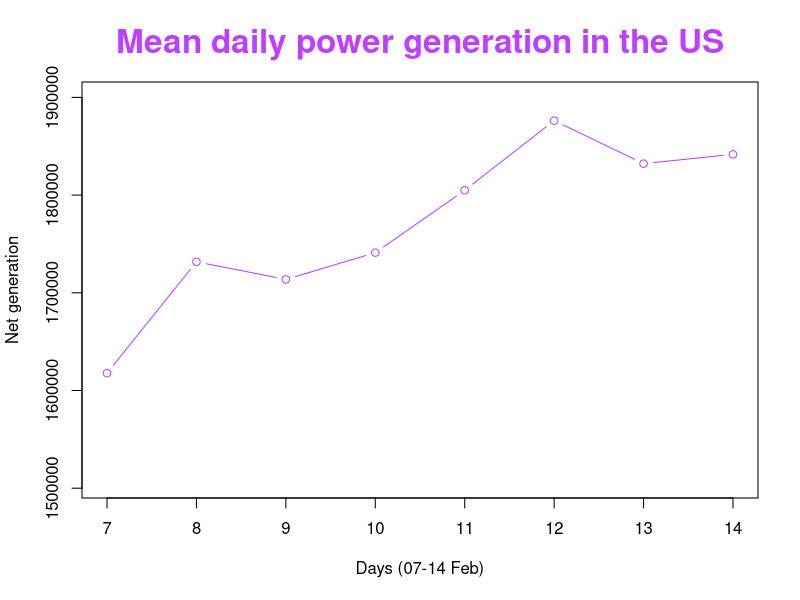
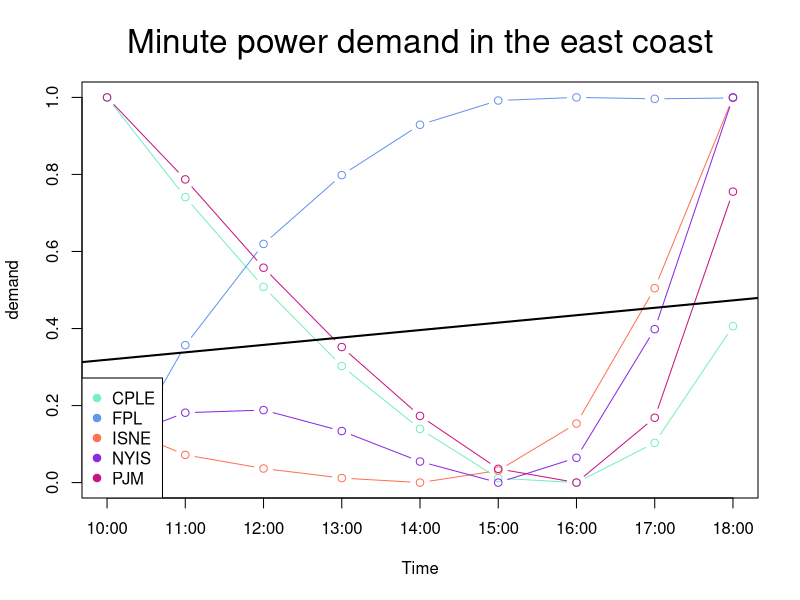
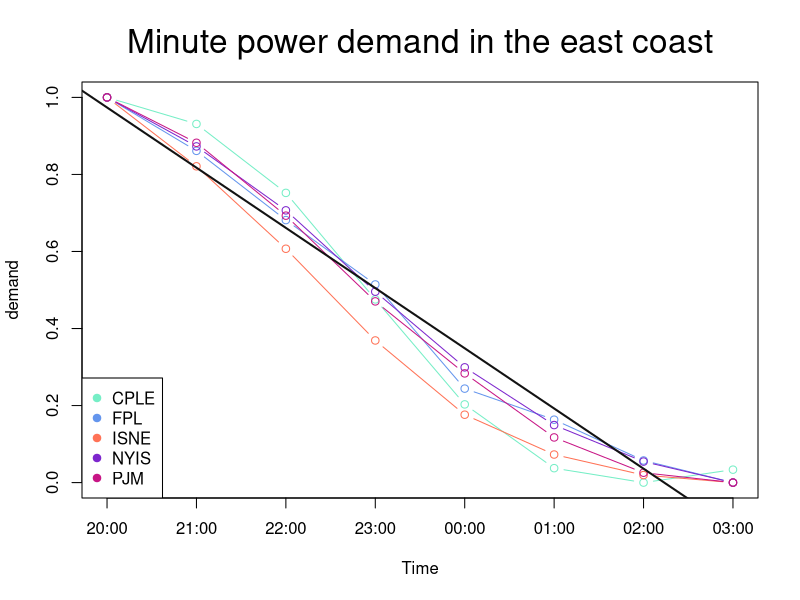

Source code (R) for these figures, in order:
## ---- chunk 1
#import libraries
install.packages("dplyr")
install.packages("tidyr")
install.packages("matrixcalc")
install.packages("zoo")
library(dplyr)
library(tidyr)
library(matrixcalc)
library(zoo)

## ---- chunk 2
#Reading Data
A <- read.delim("table.tsv")
A$DateTime <- as.POSIXct( A$megawatthours, tz = "EST", "%H:%M EST %m/%d/%Y" )

## ---- chunk 3
A<-distinct(A)
## ---- chunk 4
# The dimensions of the cube are the Power stations and the dimension of date time.
data_cube<- with(A,cbind(BPAT=Net.generation,CISO	=Net.generation.1, CPLE=Net.generation.2,ERCO= Net.generation.3, FPL=Net.generation.4,ISNE= Net.generation.5,MISO= Net.generation.6,
                         NYIS =Net.generation.7 , PACW=Net.generation.8 , PJM=Net.generation.9 ,United_States_Lower = Net.generation.10,Date=as.integer(format(as.Date(A[,'DateTime']), "%Y%m%d"))))
## ---- chunk 5
index<-which(data_cube[,'Date']>"20210206" & data_cube[,'Date']<"20210215" )
Silce_cube<-data_cube[index,]
## ---- chunk 6
temp<-data_cube[index,]
rownames(temp) <- c(temp[,"Date"])
temp<-temp[,colnames(temp)!="Date"]
roll_up <-  rowsum(temp,row.names(temp))
data_mean<-rowMeans(roll_up[,1:11]) #Daily average performance
## ---- chunk 7
data_frame<-tibble(data_mean)
days<- as.integer(substr(names(roll_up[,1]), nchar(names(roll_up[,1])) - 2 + 1, nchar(names(roll_up[,1]))) )

pdf(file = "Week3_Mean_daily_power.pdf",   
    width = 8, # The width of the plot in inches
    height = 5) # The height of the plot in inches


# create an empty plot
plot(1, type="n", xlab="", ylab="", xlim = c(days[1],days[8]), ylim=c(1505748 ,1900000 ))
# rearrange in a new, temporary dataframe
DF <- data.frame ( Time = days, Demand = data_frame)
# plot
lines( DF, col = 'darkorchid1', type = 'b' )
title(main = "Mean daily power generation in the US",
      xlab = "Days (07-14 Feb)", ylab = "Net generation",
      cex.main = 2,   font.main = 2, col.main = "darkorchid1")
dev.off()
## ---- chunk 8
# The dimensions of the cube are the Demand Power of the stations and the dimension of date time.
data_cube_2_1<- with(A,cbind( CPLE=Demand.2, FPL=Demand.4,ISNE= Demand.5,
                         NYIS =Demand.7 , PJM=Demand.9 ,Time=as.integer(format(A[,'DateTime'], format = "%H"))))

# Complete missing values according to Last Observation in data cube
data_cube_2_1<-na.locf(data_cube_2_1,fromLast=TRUE)
## ---- chunk 9
#Silce cube
index_2_1<-which(data_cube_2_1[,'Time']>9 & data_cube_2_1[,'Time']<19 )
Silce_cube_2_1<-data_cube_2_1[index_2_1,]
## ---- chunk 10
temp_2_1<-data_cube_2_1[index_2_1,]
rownames(temp_2_1) <- c(temp_2_1[,"Time"])
temp_2_1<-temp_2_1[,colnames(temp_2_1)!="Time"]
roll_up_2_1 <-  rowsum(temp_2_1,row.names(temp_2_1))
## ---- chunk 11
# linear fit
LM <- list(  CPLE = NA,  FPL = NA,  ISNE = NA,  NYIS = NA, PJM = NA)
# Creating a dataframe for performing linear regression
df_2_1<-data.frame (roll_up_2_1)
# Data normalization function min-max method.
min_max_norm <- function(x) {
    (x - min(x)) / (max(x) - min(x))
}
#Data normalization
Demand_norm_2_1 <- as.data.frame(lapply(df_2_1, min_max_norm))


#Linear regression formula (U^T*U)^-1*U^T*y
#Create a U matrix for linear regression 
mat2_1_data <- c(rep(c(1),9),c(10:18))
mat2_1 <- matrix(mat2_1_data,nrow=2,ncol=9,byrow=TRUE)

#Create a power function
"%^%" <- function(mat, power) 
  with(eigen(mat), vectors %*% (values^power * t(vectors))) 

pdf(file = "Week3_Minute_power_demand_1.pdf",   
    width = 8, # The width of the plot in inches
    height = 5) # The height of the plot in inches
# create an empty plot
plot(1, type="n", xlab="", ylab="",xaxt="n",xlim = c(10,18), ylim=c(0 ,1))
axis(1, at=c(10:18),labels=c("10:00","11:00","12:00","13:00","14:00","15:00","16:00","17:00","18:00"))
demands <- seq(5) 
#initialization a&b
a<-0
b<-0
colors<-c("aquamarine2","cornflowerblue","coral1","blueviolet","mediumvioletred") #Vector of colors
#A loop that draws a line for each station
for ( i in demands ) {
   # rearrange in a new, temporary dataframe
   DF <- data.frame ( Time =c(10:18), Demand = Demand_norm_2_1[,i] )
   # plot
   lines( DF, col = colors[i], type = 'b' )
   # linear fit
   #Note: 'U' have been in Transformation form
   X_T_X<-((mat2_1)%*% t(mat2_1)) #U^T*U
   Vector_df1<-c(t(DF[2])) #transfer Y df to Vector
   X_T_y<-((mat2_1))%*% (Vector_df1) #U^T*y
   LM[[ i ]] <-(X_T_X%^% (-1))%*% X_T_y #(U^T*U)^-1*U^T*y
   a <- a+(LM[[ i ]])[1]
   b <- b+(LM[[ i ]])[2]
}

abline(a/5, b/5, col = "black", lw =2) #calculated the average regression lines of five stations on the east coast.
title(main = "Minute power demand in the east coast",
      xlab = "Time", ylab = "demand",
      cex.main = 2,   font.main = 1, col.main = "black")
legend( 'bottomleft', col = colors, pch = 19,legend = names(Demand_norm_2_1) )

dev.off()
## ---- chunk 12
index_2_2<-which(data_cube_2_1[,'Time']>19 | data_cube_2_1[,'Time']<4 )
Silce_cube_2_2<-data_cube_2_1[index_2_2,]
## ---- chunk 13
temp_2_2<-data_cube_2_1[index_2_2,]
rownames(temp_2_2) <- c(temp_2_2[,"Time"])
temp_2_2<-temp_2_2[,colnames(temp_2_2)!="Time"]
roll_up_2_2 <-  rowsum(temp_2_2,row.names(temp_2_2))
## ---- chunk 14
# linear fit
LM <- list(  CPLE = NA,  FPL = NA,  ISNE = NA,  NYIS = NA, PJM = NA)
df_2_2<-data.frame (roll_up_2_2)
#Data normalization
Demand_norm_2_2 <- as.data.frame(lapply(df_2_2, min_max_norm))



#Linear regression formula (U^T*U)^-1*U^T*y
#Create a U matrix for linear regression 
mat2_2_data <- c(rep(c(1),8),c(1:8))
mat2_2 <- matrix(mat2_2_data,nrow=2,ncol=8,byrow=TRUE)

#Enter the data in the order of the hours from 20:00-03:00
order_data<-Demand_norm_2_2[c(4,5,6,7,1,2,3,8),]


pdf(file = "Week3_Minute_power_demand_2.pdf",   
    width = 8, # The width of the plot in inches
    height = 5) # The height of the plot in inches

# create an empty plot
plot(1, type="n", xlab="", ylab="",xaxt="n", xlim = c(1,8), ylim=c(0 ,1))
axis(1, at=c(1:8),labels=c("20:00","21:00","22:00","23:00","00:00","01:00","02:00","03:00"))
demands <-seq(5)
#initialization a&b
a<-0
b<-0
colors<-c("aquamarine2","cornflowerblue","coral1","purple3","mediumvioletred") #Vector of colors
#A loop that draws a line for each station
for ( i in demands ) {
   # rearrange in a new, temporary dataframe
   DF <- data.frame ( Time =c(1,8), Demand = order_data[,i] )
   # plot
   lines( DF[2], col = colors[i], type = 'b' )
   # linear fit
   #Note: 'U' have been in Transformation form
   X_T_X<-((mat2_2)%*% t(mat2_2)) #U^T*U
   Vector_df2<-c(t(DF[2])) #transfer Y df to Vector
   X_T_y<-((mat2_2))%*% (Vector_df2) #U^T*y
   LM[[ i ]] <-(X_T_X%^% (-1))%*% X_T_y #(U^T*U)^-1*U^T*y
   a <- a+(LM[[ i ]])[1]
   b <- b+(LM[[ i ]])[2]
}
abline(a/5, b/5, col = 'gray7', lw =2) #calculated the average regression lines of five stations on the east coast.
title(main = "Minute power demand in the east coast",
      xlab = "Time", ylab = "demand",
      cex.main = 2,   font.main = 1, col.main = "black")
legend( 'bottomleft', col = colors, pch = 19,legend = names(order_data) )

dev.off()
